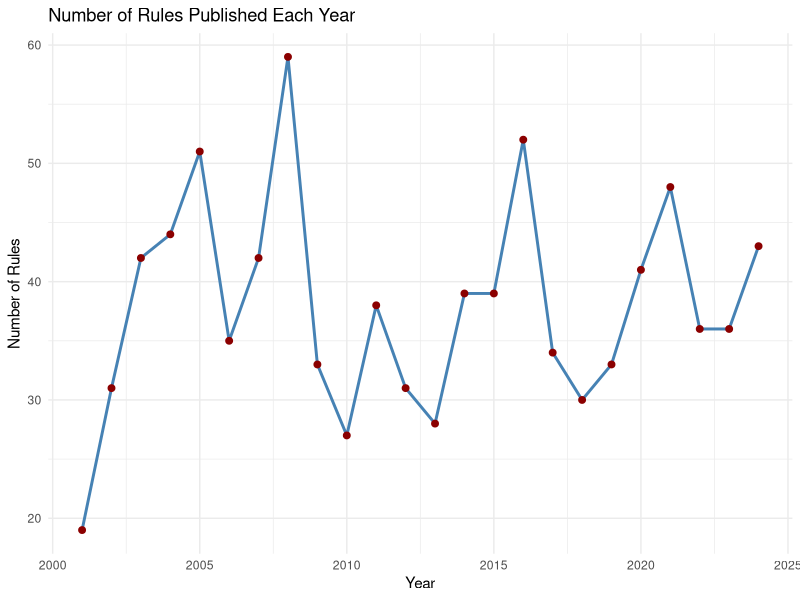
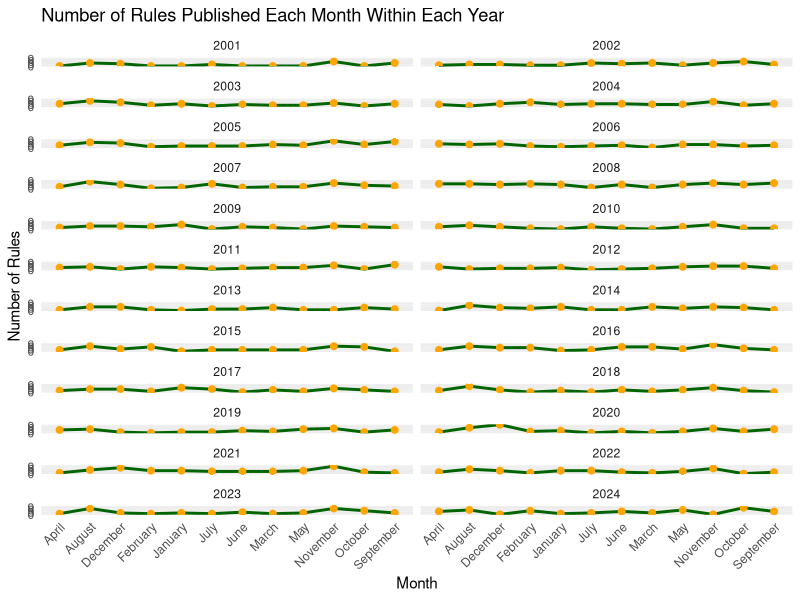
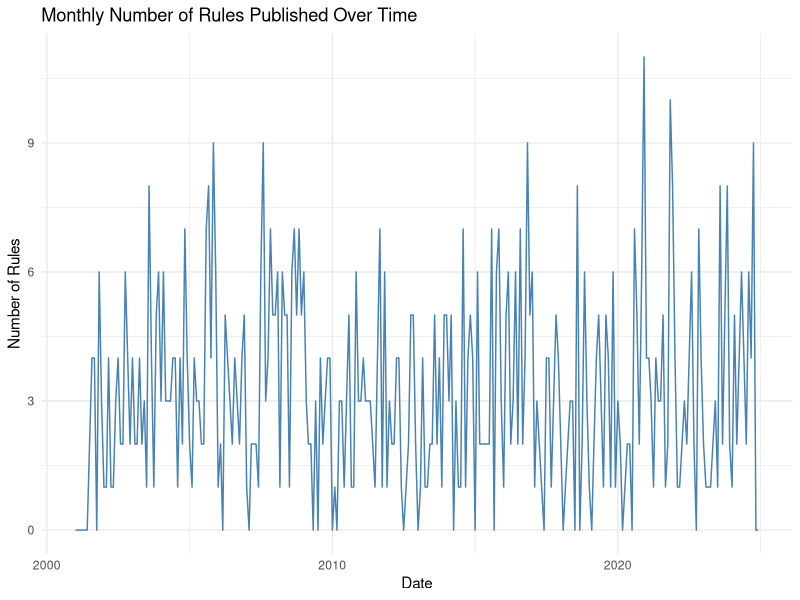
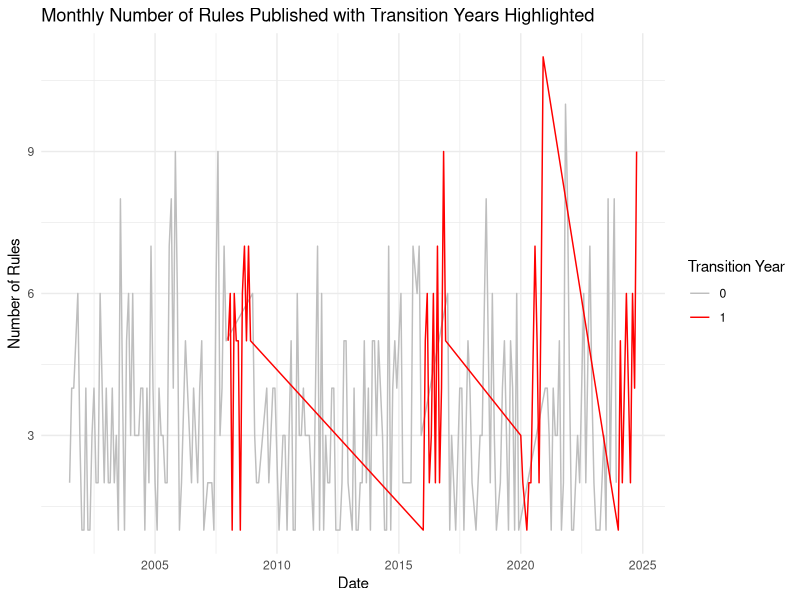

The R source for these figures, in order:
## ---- chunk 1

library(dplyr)

#read csv
df <- read.csv("CMS Rules.csv", stringsAsFactors = FALSE)

# 2. Convert 'publication_date' to Date format
df <- df |>
  mutate(publication_date = as.Date(publication_date, format = "%m/%d/%Y"), 
         year = format(publication_date, "%Y"),
         month = format(publication_date, "%B")
         )

# View the first few rows to verify
df

## ---- chunk 2
#| echo: false

library(ggplot2)
library(lubridate)
library(dplyr)
library(tidyr)


rules_per_year <- df |>
  group_by(year) |>
  summarize(count = n()) |>
  arrange(year)


#plot 1 - number of rules per year
ggplot(rules_per_year, 
       aes(x = as.numeric(year), 
           y = count)) +
  geom_line(color = "steelblue", size = 1) +
  geom_point(color = "darkred", size = 2) +
  labs(
    title = "Number of Rules Published Each Year",
    x = "Year",
    y = "Number of Rules"
  ) +
  theme_minimal()

## ---- chunk 3


#plot 2 - number of rules published each month within each year

#class(df$year)
# Convert the 'year' var into a numeric value (important for years_seq)
df <- df %>%
  mutate(year = as.numeric(as.character(year)))

# Define the complete sequence of years from the minimum to the maximum year in the dataset
years_seq <- seq(min(df$year), max(df$year), by = 1)

rules_per_month_year <- df |>
  group_by(year, month) |>
  summarise(count = n(), .groups = 'drop') |>
    # Convert 'month' to an ordered factor to ensure correct ordering
  mutate(month = factor(month, levels = month.name, ordered = TRUE)) |>
  # Use 'complete()' to fill in missing year-month combinations
  complete(year = years_seq, month = month.name, fill = list(count = 0)) |>
  arrange(year, match(month, month.name))  # Ensure correct month order

ggplot(rules_per_month_year, aes(x = month, y = count, group = 1)) +
  geom_line(color = "darkgreen", size = 1) +
  geom_point(color = "orange", size = 2) +
  labs(
    title = "Number of Rules Published Each Month Within Each Year",
    x = "Month",
    y = "Number of Rules"
  ) +
  theme_minimal() +
  facet_wrap(~ year, ncol = 2) +
  theme(
    axis.text.x = element_text(angle = 45, hjust = 1)
  )

#Monthly Number of Rules Published Over Time
ggplot(rules_per_month_year, aes(x = as.Date(paste(year, month, "01", sep = "-"), format = "%Y-%B-%d"), y = count)) +
  geom_line(color = "steelblue") +
  labs(title = "Monthly Number of Rules Published Over Time",
       x = "Date",
       y = "Number of Rules") +
  theme_minimal()
## ---- chunk 4

monthly_counts <- df %>%
  group_by(year, month) %>%
  summarise(count = n()) %>%
  ungroup()

#Create seasonal tags
df <- df |>
  mutate(
    quarter = quarter(publication_date)
  )

# Define presidential transition years, and create transition indicator
transition_years <- c(2008, 2016, 2020, 2024)

df <- df %>%
  mutate(
    transition = ifelse(year %in% transition_years, 1, 0)
  )

monthly_counts <- monthly_counts %>%
  mutate(
    transition = ifelse(year %in% transition_years, 1, 0)
  )

ggplot(monthly_counts, aes(x = as.Date(paste(year, month, "01", sep = "-"), format = "%Y-%B-%d"), y = count, color = factor(transition))) +
  geom_line() +
  labs(title = "Monthly Number of Rules Published with Transition Years Highlighted",
       x = "Date",
       y = "Number of Rules",
       color = "Transition Year") +
  scale_color_manual(values = c("0" = "grey", "1" = "red")) +
  theme_minimal()

## ---- chunk 5

library(dplyr)
library(lubridate)

# Define cutoff date (June 2024)
cutoff_date <- ymd("2024-06-30")

# Create running variable (distance from cutoff in months)
rules_per_month_year <- rules_per_month_year |>
  mutate(
    publication_date = make_date(year, match(month, month.name), 1),  # First day of the month
    distance = interval(ymd("2001-01-01"), publication_date) / months(1) - 
      (interval(ymd("2001-01-01"), cutoff_date) / months(1)),
    treatment = ifelse(publication_date > cutoff_date, 1, 0)
  )

# Convert month to factor with correct ordering
rules_per_month_year <- rules_per_month_year %>%
  mutate(
    month = factor(month, levels = month.name, ordered = TRUE),
    transition = ifelse(year %in% c(2008, 2016, 2020, 2024), 1, 0)
  )

# Create monthly dummies (excluding January to avoid multicollinearity)
rules_per_month_year <- rules_per_month_year %>%
  mutate(
    month_dummy = factor(month, levels = month.name)
  )

# Fit the RD model using linear regression
rd_model <- lm(count ~ treatment + distance + I(distance^2) + 
                month + transition, data = rules_per_month_year)

# View the summary of the model
summary(rd_model)



## ---- chunk 6
#install.packages("forecast")
library(forecast)
library(dplyr)
library(lubridate)
# The following variables have already been created:
# - publication_date: Date object representing the first day of each month
# - distance: Numeric (months since cutoff; negative before, positive after)
# - treatment: Binary (1 if post-June 2024, 0 otherwise)
# - month: Ordered factor (January to December)
# - transition: Binary (1 if year is 2008, 2016, 2020, 2024; 0 otherwise)
# - month_dummy: Factor (monthly dummy variables)

# Step 1: Calculate 'Time' and 'TimeAfterIntervention'

min_date <- min(rules_per_month_year$publication_date, na.rm = TRUE)

# Define the start year and month for the time series
start_year <- year(min_date)
start_month <- month(min_date)

rules_per_month_year <- rules_per_month_year |>
  arrange(publication_date) |>  # Ensure data is sorted by date
  mutate(
    Time = ((year(publication_date)) - start_year) * 12 + 
           (month(publication_date) - start_month) + 1,  # +1 to start at 1
    TimeAfterIntervention = ifelse(treatment == 1, Time - min(Time[treatment == 1]) + 1, 0)  # Time since intervention
  )

#Define most recent data
max_date <- max(rules_per_month_year$publication_date, na.rm = TRUE)

# Define the start year and month for the time series
end_year <- year(max_date)
end_month <- month(max_date)
# Convert 'count' to a time series object
ts_rules <- ts(rules_per_month_year$count, start = c(start_year, start_month), c(end_year, end_month), frequency = 12)

ts_rules

# Define external regressors
external_regressors <- cbind(
  Intervention = rules_per_month_year$treatment,
  TimeAfterIntervention = rules_per_month_year$TimeAfterIntervention
)

# Fit the ARIMA model with external regressors
its_model <- auto.arima(ts_rules, xreg = external_regressors, seasonal = TRUE)

# Display the summary
summary(its_model)

